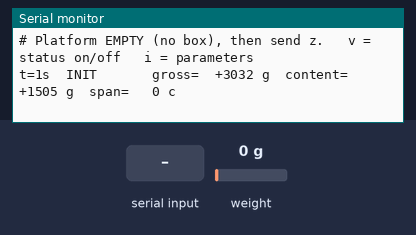
Recording of a sketch running on a simulated ESP32. Shown: the last lines printed to the serial monitor. Wiring (inferred from the names in the program): HX711 load-cell converter: data GPIO 22; SCK GPIO 27. The inputs (shaded band) are chosen by the test bench; at power-on: weight on the scale 0 g.

Above: at 1.7 s.
1.8 s: weight on the scale set to 100 g
At 3.4 s:
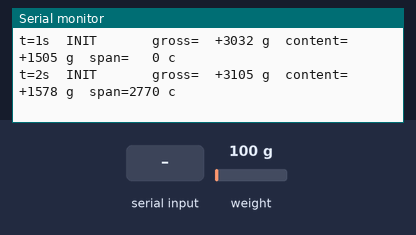
4.0 s: "z" received over Serial
At 6.8 s:
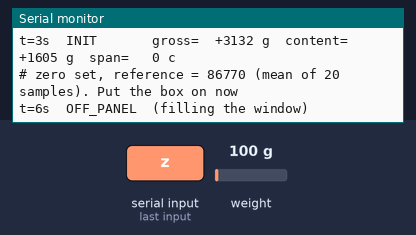
7.0 s: "v" received over Serial
At 7.8 s:
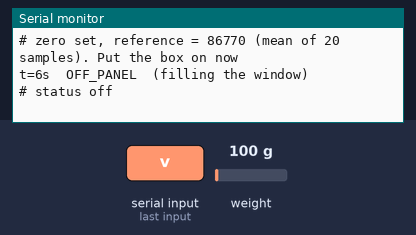
8.5 s: weight on the scale set to 1250 g
At 10.7 s:
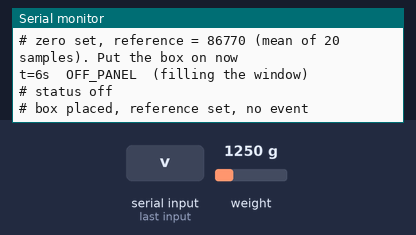
11.1 s: "V" received over Serial
At 12.0 s:
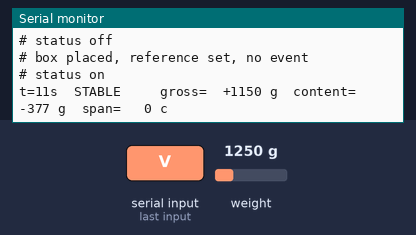
12.7 s: weight on the scale set to 2500 g
At 13.6 s:
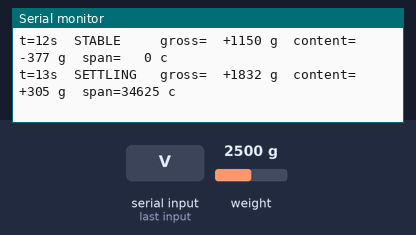
Timing chart, 0 to 15.7 s (numbered marks = the images above; inputs shaded):
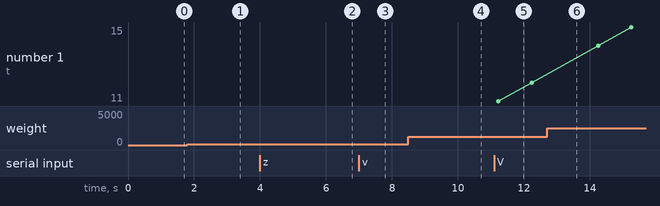

Measured:
- after the input at 1.8 s, the serial monitor: prints a new line after 0.73 s (image 1)
- after the input at 4.0 s, the serial monitor: prints a new line after 2.1 s (image 2)
- after the input at 7.0 s, the serial monitor: prints a new line after 0.08 s (image 3)
- after the input at 8.5 s, the serial monitor: prints a new line after 1.1 s (image 4)
- after the input at 11.1 s, the serial monitor: prints a new line at once (image 5)
- after the input at 12.7 s, the serial monitor: prints a new line after 0.54 s (image 6)

The sketch:

measuring_point_firmware_20261018_v1.ino
```cpp
/* =============================================================================
   File      : measuring_point_firmware_20261018_v1.ino
   Purpose   : Firmware of one measuring point (bench version). Reads the
               weighing platform, converts counts to grams, runs the state
               machine of decision D3 and prints one EVENT line to the serial
               port for every addition, removal and emptying. No network yet.
   Thesis    : Developing a data-driven by-product tracking system to support
               consistent data collection and sharing (LHKK / HAMK)
   Section   : 4.6.3  Firmware and state machine   (Figure 7)
   Author    : Duxing Li, HAMK
   Date      : 2026-10-18
   Version   : v1   (first version; built on hx711_raw_reader_20261018_v3)
   -----------------------------------------------------------------------------
   Changes from hx711_raw_reader_20261018_v3
     1. Counts are converted to grams with the bench factor 27.7 counts/g
        (second bench calibration, 2026-10-18).
     2. State machine: INIT, STABLE, SETTLING, OFF_PANEL, FAULT.
     3. Events are printed as "EVENT {...}" lines (addition, removal, emptying).
     4. Zero is refreshed only when the box is off the panel and the reading is
        inside a narrow band (rule b). Outside the band the firmware sends a
        MAINT signal and does not re-zero.
     5. Faults (no data, saturation, sample rate not plausible) give a MAINT
        signal and never an event. After a fault the new level is taken as the
        new reference without an event.
     6. Slow drift of the reference is followed (max 0.2 g/s) so that drift
        does not become an event.
     6b. An event that would leave the content below -threshold is not sent
        (MAINT NEGATIVE_CONTENT): the zero or the tare is wrong.
     7. The 'f' / 's' raw modes of v3 are removed. Use v3 for raw readings.
   -----------------------------------------------------------------------------
   Hardware  : same as hx711_raw_reader_20261018_v3 (DAT -> GPIO 22, CLK -> GPIO 27)
   Serial    : 115200 baud
   Commands  : z = install zero (platform must be EMPTY, no box)
               v = switch the one-line-per-second status on / off
               i = print the parameters
   Bench use : The Red Label bottle (1 527 g) is the "box" (TARE_G). Content =
               the other bottles put on top of it. Lifting the Red Label (with
               everything on it) and putting it back alone = emptying.
   -----------------------------------------------------------------------------
   Known limits (to be written in 4.6.3 and 5.4)
     * A zero step of several hundred grams while a load is on the platform
       looks like a removal or an addition of that size. It cannot be told
       apart from a real event by the firmware. The threshold must be above the
       largest zero step seen on the bench (about 340 g).
     * A lift shorter than the 1-s window is not recognised as off-panel.
     * Changes smaller than CHANGE_THRESHOLD_G are not recorded (D3).
     * The zero reference is kept in RAM only. After a restart send z again.
     * "uptime_ms" is time since boot. measured_at needs NTP time and comes
       with the uplink program.
   Parameters are provisional bench values. Final values come from the real
   panel and the 240 L container.
   AI usage  : First draft written with AI assistance (Claude, 2026-10-18),
               then reviewed, compiled and tested by the author. The state
               machine logic was also run against simulated sample streams on
               a PC before the first run on the board.
   ============================================================================= */

#include <math.h>

// ---- pins -------------------------------------------------------------------
const int PIN_DAT = 22;
const int PIN_CLK = 27;

// ---- configuration of this measuring point (Table 4) -----------------------
const char* MP_ID               = "MP-01";
const long  TARE_G              = 1527;   // weight of the empty box (bench: Red Label bottle)
const long  CHANGE_THRESHOLD_G  = 300;    // bench value; Table 4 provisional value is 1 000

// ---- calibration and measured behaviour (bench log) -------------------------
const float FACTOR              = 27.7f;  // counts per gram, bench calibration 2026-10-18
const long  STABLE_SPAN_COUNTS  = 600;    // 1-s window span still counted as stable (noise <= 260)
const long  ZERO_BAND_G         = 100;    // narrow band of rule (b), about 2 770 counts
const float DRIFT_G_PER_S       = 0.2f;   // fastest reference drift that is followed

// ---- timing ----------------------------------------------------------------
const int           WIN_N              = 11;      // samples in the window (about 1 s at 10.7 SPS)
const unsigned long SETTLE_TIMEOUT_MS  = 30000;
const unsigned long OFF_ZERO_WAIT_MS   = 3000;    // box off the panel this long before zero refresh
const unsigned long MIN_INTERVAL_MS    = 30;      // nominal interval is 93 ms
const int           BAD_INTERVAL_LIMIT = 5;
const int           ZERO_N             = 20;      // samples averaged for z
const unsigned long STATUS_MS          = 1000;

const long OFF_PANEL_G = TARE_G / 2;              // below this the box is off the panel

// ---- state -----------------------------------------------------------------
enum State { ST_INIT, ST_STABLE, ST_SETTLING, ST_OFF_PANEL, ST_FAULT };
State state = ST_INIT;

int32_t zeroRef = 0;
int32_t win[WIN_N];
int     winCount = 0;
int     winIdx   = 0;

float         refG           = 0;      // last accepted stable gross weight, grams
bool          haveBefore     = false;  // content before the lift is known
float         contentBeforeG = 0;
unsigned long settleStart    = 0;
unsigned long offStableSince = 0;
bool          offZeroDone    = false;
bool          maintSettle    = false;
bool          maintZeroBand  = false;

unsigned long sampleMs = 0;            // time stamp of the latest sample
unsigned long prevMs   = 0;
bool          havePrev = false;
int           badRun   = 0;

bool          verbose    = true;
unsigned long lastStatus = 0;
float         lastGrossG = 0;
long          lastSpan   = 0;
bool          lastValid  = false;

// ---- small helpers -----------------------------------------------------------
const char* stateName(State s) {
  switch (s) {
    case ST_INIT:      return "INIT";
    case ST_STABLE:    return "STABLE";
    case ST_SETTLING:  return "SETTLING";
    case ST_OFF_PANEL: return "OFF_PANEL";
    case ST_FAULT:     return "FAULT";
  }
  return "?";
}

void maint(const char* code, const char* text) {
  Serial.print("MAINT ");
  Serial.print(code);
  Serial.print(" - ");
  Serial.println(text);
}

void note(const char* text) {
  Serial.print("# ");
  Serial.println(text);
}

void emitEvent(const char* type, long change, long after, unsigned long ms) {
  char buf[200];
  snprintf(buf, sizeof(buf),
           "EVENT {\"measuring_point_id\":\"%s\",\"event_type\":\"%s\","
           "\"weight_change\":%ld,\"content_after\":%ld,\"uptime_ms\":%lu}",
           MP_ID, type, change, after, ms);
  Serial.println(buf);
}

void winReset() {
  winCount = 0;
  winIdx = 0;
  lastValid = false;
}

void winPush(int32_t raw) {
  win[winIdx] = raw;
  winIdx = (winIdx + 1) % WIN_N;
  if (winCount < WIN_N) winCount++;
}

bool winFull() { return winCount >= WIN_N; }

int32_t winSpan() {
  int32_t mn = win[0], mx = win[0];
  for (int i = 1; i < WIN_N; i++) {
    if (win[i] < mn) mn = win[i];
    if (win[i] > mx) mx = win[i];
  }
  return mx - mn;
}

int32_t winMeanRaw() {
  int64_t s = 0;
  for (int i = 0; i < WIN_N; i++) s += win[i];
  return (int32_t)(s / WIN_N);
}

float rawToGrams(int32_t raw) { return (float)(raw - zeroRef) / FACTOR; }

// After a fault or a restart the new level becomes the reference. No event.
void takeAsReference(float g) {
  if (g < OFF_PANEL_G) {
    state = ST_OFF_PANEL;
    haveBefore = false;
    offStableSince = 0;
    offZeroDone = false;
    note("level below the box weight: waiting for the box");
  } else {
    state = ST_STABLE;
    refG = g;
  }
}

void enterFault(const char* code, const char* text) {
  if (state != ST_FAULT) {
    maint(code, text);
    state = ST_FAULT;
    haveBefore = false;
  }
  winReset();
}

// ---- HX711 (same protocol as hx711_raw_reader_20261018_v3) -------------------
int32_t hx711_read() {
  unsigned long t0 = millis();
  while (digitalRead(PIN_DAT) == HIGH) {
    if (millis() - t0 > 500) return 0x7FFFFFFF;   // timeout marker
    delay(1);
  }
  sampleMs = millis();

  uint32_t v = 0;
  noInterrupts();
  for (int i = 0; i < 24; i++) {
    digitalWrite(PIN_CLK, HIGH);
    delayMicroseconds(1);
    v = (v << 1) | (uint32_t)digitalRead(PIN_DAT);
    digitalWrite(PIN_CLK, LOW);
    delayMicroseconds(1);
  }
  digitalWrite(PIN_CLK, HIGH);                    // 25th pulse: channel A, gain 128
  delayMicroseconds(1);
  digitalWrite(PIN_CLK, LOW);
  delayMicroseconds(1);
  interrupts();

  if (v & 0x800000UL) v |= 0xFF000000UL;
  return (int32_t)v;
}

// ---- state machine -----------------------------------------------------------
void processSample(int32_t raw, unsigned long ms) {
  // 1. Sample-rate plausibility. A floating DAT line gives thousands of
  //    "samples" per second; the real HX711 gives about 11.
  unsigned long dtMs = havePrev ? (ms - prevMs) : 93;
  if (havePrev) {
    if (dtMs < MIN_INTERVAL_MS) badRun++; else badRun = 0;
  }
  prevMs = ms;
  havePrev = true;
  if (badRun >= BAD_INTERVAL_LIMIT) {
    enterFault("RATE", "sample rate not plausible - check the DAT wire");
    return;
  }
  if (badRun > 0) return;                         // discard suspicious sample

  winPush(raw);
  if (!winFull()) return;

  long  span = winSpan();
  float g    = rawToGrams(winMeanRaw());
  lastGrossG = g;
  lastSpan   = span;
  lastValid  = true;

  switch (state) {

    case ST_INIT:
      break;                                      // waiting for z

    case ST_FAULT:
      if (span <= STABLE_SPAN_COUNTS) {
        note("signal back: level taken as the new reference, no event");
        takeAsReference(g);
      }
      break;

    case ST_STABLE: {
      float diff = g - refG;
      if (fabsf(diff) > (float)CHANGE_THRESHOLD_G) {
        state = ST_SETTLING;
        settleStart = ms;
        maintSettle = false;
      } else {
        // follow slow drift, but never faster than DRIFT_G_PER_S
        float step = DRIFT_G_PER_S * (float)dtMs / 1000.0f;
        if (diff >  step) diff =  step;
        if (diff < -step) diff = -step;
        refG += diff;
      }
      break;
    }

    case ST_SETTLING:
      if (span <= STABLE_SPAN_COUNTS) {
        if (g < (float)OFF_PANEL_G && refG >= (float)OFF_PANEL_G) {
          // the box has left the panel
          haveBefore = true;
          contentBeforeG = refG - (float)TARE_G;
          offStableSince = ms;
          offZeroDone = false;
          maintZeroBand = false;
          state = ST_OFF_PANEL;
          note("box off the panel");
        } else {
          float delta = g - refG;
          long  after = lroundf(g - (float)TARE_G);
          if (after < -CHANGE_THRESHOLD_G) {
            maint("NEGATIVE_CONTENT", "content below zero - zero or tare is wrong, no event");
          } else if (delta >= (float)CHANGE_THRESHOLD_G) {
            emitEvent("addition", lroundf(delta), after, ms);
          } else if (delta <= -(float)CHANGE_THRESHOLD_G) {
            emitEvent("removal", lroundf(delta), after, ms);
          } else {
            note("change below the threshold, no event");
          }
          refG = g;
          state = ST_STABLE;
        }
      } else if (ms - settleStart > SETTLE_TIMEOUT_MS && !maintSettle) {
        maint("SETTLE_TIMEOUT", "no stable reading for 30 s");
        maintSettle = true;
      }
      break;

    case ST_OFF_PANEL:
      if (span > STABLE_SPAN_COUNTS) {
        offStableSince = 0;                       // box is being moved
        break;
      }
      if (g < (float)OFF_PANEL_G) {
        if (offStableSince == 0) offStableSince = ms;
        if (!offZeroDone && ms - offStableSince >= OFF_ZERO_WAIT_MS) {
          if (fabsf(g) <= (float)ZERO_BAND_G) {
            int32_t oldZero = zeroRef;
            zeroRef = winMeanRaw();
            char buf[64];
            snprintf(buf, sizeof(buf), "zero refreshed, shift %ld counts", (long)(zeroRef - oldZero));
            note(buf);
            offZeroDone = true;
            maintZeroBand = false;
          } else if (!maintZeroBand) {
            maint("ZERO_OUT_OF_BAND", "empty platform reads outside the narrow band - zero NOT refreshed");
            maintZeroBand = true;
          }
        }
      } else {
        // the box is back
        float after = g - (float)TARE_G;
        if (haveBefore) {
          float drop = contentBeforeG - after;
          if (after < -(float)CHANGE_THRESHOLD_G) {
            maint("NEGATIVE_CONTENT", "content below zero - zero or tare is wrong, no event");
          } else if (drop >= (float)CHANGE_THRESHOLD_G) {
            emitEvent("emptying", lroundf(after - contentBeforeG), lroundf(after), ms);
          } else {
            note("box lifted and put back, no event");
          }
        } else {
          note("box placed, reference set, no event");
        }
        refG = g;
        haveBefore = false;
        state = ST_STABLE;
      }
      break;
  }
}

// ---- zero command ------------------------------------------------------------
void zeroNow() {
  if (state == ST_FAULT) {
    note("z refused: a fault is active. Fix the fault first");
    return;
  }
  int64_t sum = 0;
  int n = 0;
  for (int i = 0; i < ZERO_N; i++) {
    int32_t r = hx711_read();
    if (r == 0x7FFFFFFF || r == 0x7FFFFF || r == -8388608L) continue;
    sum += r;
    n++;
  }
  if (n < ZERO_N / 2) {
    note("z FAILED: not enough valid samples");
    return;
  }
  zeroRef = (int32_t)(sum / n);
  winReset();
  havePrev = false;
  badRun = 0;
  haveBefore = false;
  offStableSince = 0;
  offZeroDone = true;                              // z is the installation zero
  state = ST_OFF_PANEL;
  char buf[100];
  snprintf(buf, sizeof(buf), "zero set, reference = %ld (mean of %d samples). Put the box on now",
           (long)zeroRef, n);
  note(buf);
}

void printParameters() {
  char buf[200];
  snprintf(buf, sizeof(buf), "# %s  tare=%ld g  threshold=%ld g  factor=%.1f counts/g  zero band=%ld g  off-panel below %ld g",
           MP_ID, TARE_G, CHANGE_THRESHOLD_G, (double)FACTOR, ZERO_BAND_G, OFF_PANEL_G);
  Serial.println(buf);
}

void printStatus() {
  char buf[120];
  if (lastValid) {
    long gross = lroundf(lastGrossG);
    snprintf(buf, sizeof(buf), "t=%lus  %-9s  gross=%+7ld g  content=%+7ld g  span=%4ld c",
             millis() / 1000UL, stateName(state), gross, gross - TARE_G, lastSpan);
  } else {
    snprintf(buf, sizeof(buf), "t=%lus  %-9s  (filling the window)", millis() / 1000UL, stateName(state));
  }
  Serial.println(buf);
}

// ---- Arduino entry points ----------------------------------------------------
void setup() {
  Serial.begin(115200);
  pinMode(PIN_CLK, OUTPUT);
  pinMode(PIN_DAT, INPUT);
  digitalWrite(PIN_CLK, LOW);
  delay(500);
  note("measuring_point_firmware_20261018_v1");
  printParameters();
  note("Platform EMPTY (no box), then send z.   v = status on/off   i = parameters");
  winReset();
  lastStatus = millis();
}

void loop() {
  if (Serial.available()) {
    char c = Serial.read();
    if (c == 'z' || c == 'Z') zeroNow();
    else if (c == 'v' || c == 'V') { verbose = !verbose; note(verbose ? "status on" : "status off"); }
    else if (c == 'i' || c == 'I') printParameters();
  }

  int32_t raw = hx711_read();
  if (raw == 0x7FFFFFFF) {
    enterFault("NO_DATA", "HX711 does not answer - check DAT / CLK / 5V / GND");
    delay(500);
    return;
  }
  if (raw == 0x7FFFFF || raw == -8388608L) {
    enterFault("SATURATED", "bridge not balanced - check the four plugs, do not press z");
    delay(500);
    return;
  }

  processSample(raw, sampleMs);

  if (verbose && millis() - lastStatus >= STATUS_MS) {
    printStatus();
    lastStatus = millis();
  }
}
```
